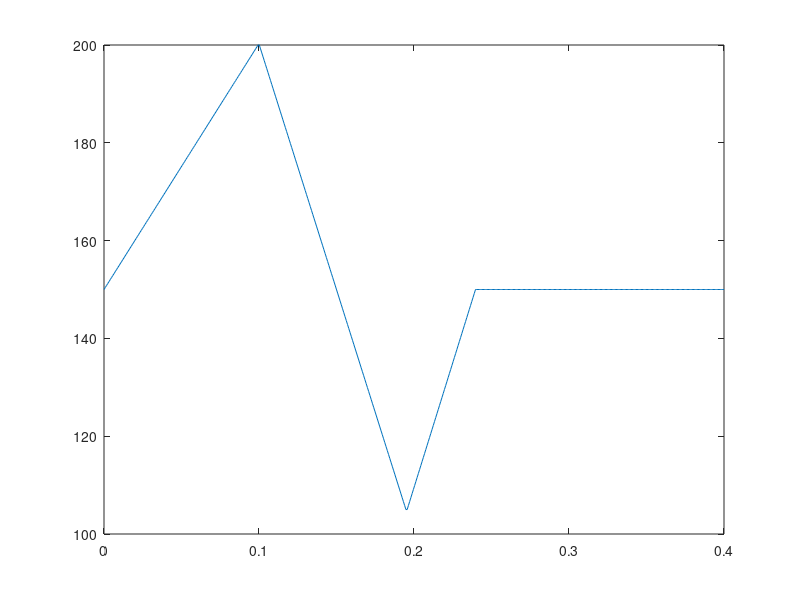

Source code (MATLAB):
clc
close all
%% Params

stride_frequency = 2.5; % Hz
T = 1/stride_frequency;

N = 500;
% publish_rate = f*N

V_thrust = 500; % mm/s
V_swing = 1000; % mm/s
V_return = 1000; % mm/s

L_touchdown = 150; % mm
L_liftoff = 200; % mm
L_swing = 105; % mm


%% Calculation

h = L_touchdown*ones(1,N);
t = linspace(0,T,N);

% thrust phase (1)
dh_thrust = L_liftoff - L_touchdown;
T_thrust = dh_thrust / V_thrust;
i_thrust = int32(T_thrust / T * N);
t_thrust = linspace(0,T_thrust,i_thrust);
h(1:i_thrust) = L_touchdown + (t_thrust/T_thrust).*(dh_thrust);

% swing phase (2)
dh_swing = L_swing - L_liftoff;
T_swing = -dh_swing / V_swing;
i_swing = int32(T_swing / T * N);
t_swing = -linspace(0,T_swing,i_swing);
h(i_thrust+1:i_thrust+i_swing) = L_liftoff - (t_swing/T_swing).*dh_swing;

% return phase (3)
dh_return = L_touchdown - L_swing;
T_return = dh_return / V_return;
i_return = int32(T_return / T * N);
t_return = linspace(0,T_return,i_return);
h(i_thrust+i_swing+1:i_thrust+i_swing+i_return) = L_swing + (t_return/T_return).*dh_return;

%% Visualize

figure
plot(t,h)


%% Save

x = zeros(1,N);
trajectory = [x; -h];